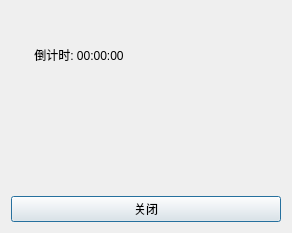
<?xml version="1.0" encoding="UTF-8"?>
<ui version="4.0">
 <class>CountdownWindow</class>
 <widget class="QDialog" name="CountdownWindow">
  <property name="geometry">
   <rect>
    <x>0</x>
    <y>0</y>
    <width>292</width>
    <height>233</height>
   </rect>
  </property>
  <property name="windowTitle">
   <string>倒计时</string>
  </property>
  <layout class="QVBoxLayout" name="verticalLayout">
   <item>
    <widget class="QLabel" name="countdownLabel">
     <property name="text">
      <string>       倒计时: 00:00:00</string>
     </property>
    </widget>
   </item>
   <item>
    <widget class="QLabel" name="eventLabel">
     <property name="text">
      <string/>
     </property>
    </widget>
   </item>
   <item>
    <widget class="QPushButton" name="closeButton">
     <property name="text">
      <string>关闭</string>
     </property>
    </widget>
   </item>
  </layout>
 </widget>
 <resources/>
 <connections/>
</ui>
